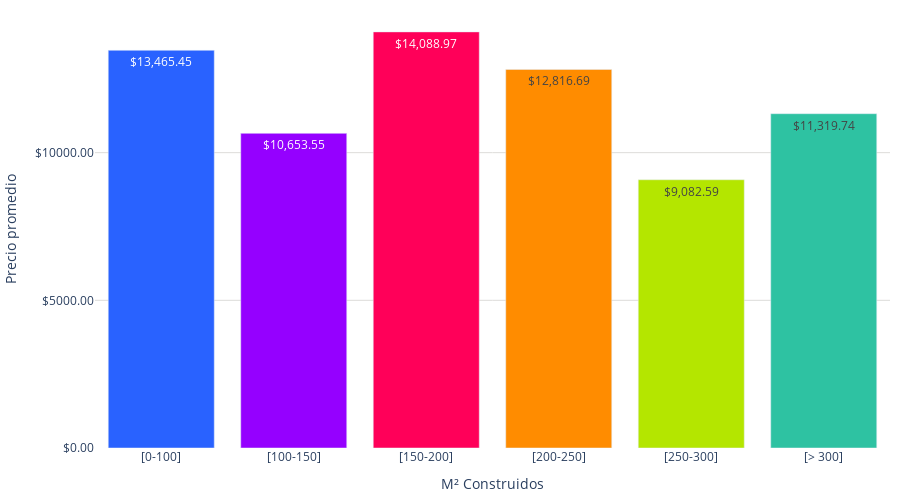

Notebook code cell kept with this figure:
### Code cell
colores = ['#2962ff', '#9500ff', '#ff0059', '#ff8c00', '#b4e600', '#2EC2A2','#F79CB9']
porcentajes = Precio_mean_M2['Precio_m2_mean']

# Convertir la columna 'Precio_m2_mean' a números de punto flotante
#Precio_mean_M2['Precio_m2_mean'] = Precio_mean_M2['Precio_m2_mean'].str.replace('$', '').str.replace(',', '').astype(float)
# Convertir los valores a cadenas con el formato deseado
textos_formateados = [f'${round(valor, 2):,.2f}' for valor in Precio_mean_M2['Precio_m2_mean']]

fig = go.Figure()
# Obtener el valor máximo redondeado al próximo múltiplo de 5000
max_valor = int(Precio_mean_M2['Precio_m2_mean'].max() / 5000 + 1) * 5000

# Agregar los datos como barras
fig.add_trace(go.Bar(
    x=Precio_mean_M2['Rango'],  # Eje x: Modalidades
    y=Precio_mean_M2['Precio_m2_mean'],  # Eje y: Porcentajes
    marker_color=colores,  # Especifica los colores de las barras
    text=textos_formateados,  # Texto que se mostrará en las barras (porcentaje)
    textposition='inside',  # Posición del texto (puede ser 'inside' o 'outside')
))

# Personalizar el diseño de la gráfica
fig.update_layout(
    #title='Precio promedio por M2 totales.',  # Título de la gráfica
    xaxis=dict(title='M² Construidos'),  # Título del eje x
    yaxis=dict(
        title='Precio promedio', # Título del eje y
        gridcolor='#dddcda', # Color de las líneas que dividen los rangos del eje Y
        gridwidth=1,
        tickvals=list(range(0, max_valor + 5000, 5000)),  # Valores de los ticks del eje y
        ticktext=[f'${valor:.2f}' for valor in range(0, max_valor + 5000, 5000)]  # Textos de los ticks del eje y
    ),  
    plot_bgcolor='rgba(0,0,0,0)',  # Color de fondo del gráfico
    height=500,  # Altura de la gráfica
    margin=dict(l=10, r=10, t=10, b=10)  # Ajusta los márgenes (left, right, top, bottom)

)
# Exportar gráfica como archivo HTML
def guardar_grafico_como_html(fig, nombre_archivo, carpeta='assets/graficas'):
    # Crear la carpeta si no existe
    if not os.path.exists(carpeta):
        os.makedirs(carpeta)
    config = {
        'displaylogo': False,  # Ocultar el logo de Plotly
        'modeBarButtonsToRemove': [
            'toImage',       # Botón para guardar como imagen
            'select2d',      # Box select
            'lasso2d',       # Lasso select
            'resetScale2d',  # Reset Axes
        ]
    }
    # Gráfica como archivo HTML en la carpeta especificada
    pio.write_html(fig, f'{carpeta}/{nombre_archivo}.html', config=config)


guardar_grafico_como_html(fig, 'g_bar_PrecioPromedio_m2', carpeta='assets/graficas')
fig.show()

### Figure 1 — Plotly figure (JSON) as saved in the notebook; plotly's stock layout.template omitted (floating-point values rounded to 4 significant figures)
{"data": [{"marker": {"color": ["#2962ff", "#9500ff", "#ff0059", "#ff8c00", "#b4e600", "#2EC2A2", "#F79CB9"]}, "text": ["$13,465.45", "$10,653.55", "$14,088.97", "$12,816.69", "$9,082.59", "$11,319.74"], "textposition": "inside", "type": "bar", "x": ["[0-100]", "[100-150]", "[150-200]", "[200-250]", "[250-300]", "[> 300]"], "y": [13470.0, 10650.0, 14090.0, 12820.0, 9083.0, 11320.0]}], "layout": {"height": 500, "margin": {"b": 10, "l": 10, "r": 10, "t": 10}, "plot_bgcolor": "rgba(0,0,0,0)", "xaxis": {"title": {"text": "M² Construidos"}}, "yaxis": {"gridcolor": "#dddcda", "gridwidth": 1, "ticktext": ["$0.00", "$5000.00", "$10000.00", "$15000.00"], "tickvals": [0, 5000, 10000, 15000], "title": {"text": "Precio promedio"}}}}
